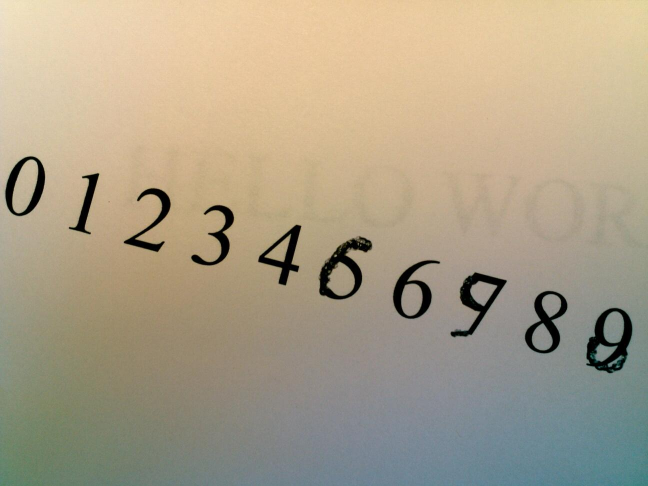
%> input picture server/received.jpg, 1296 x 972 px (shown at 1/2 size)
$ octave rotate.m   (GNU Octave 9; MATLAB toolbox functions it lacks are replaced by stand-ins)
%> lines starting %> are read from the running program, lines starting %| are printed output that depends on the picture; in (x1, y1, x2, y2) boxes, pixels count from 0 and x2, y2 are one past the last pixel; in counts of white or black regions, pixels touching at a corner belong together; the program's own positions count from 1
% Spring 2012, 18-551 Project
% Rotation script
% Still very buggy and susceptible to noise

img = imread('received.jpg');
%> img is the input picture: size 972x1296x3 uint8; mean R, G, B 171.2, 159.9, 137.1
f = fspecial('gaussian', [15 15], 30);
imgfil = imfilter(img, f,'replicate');
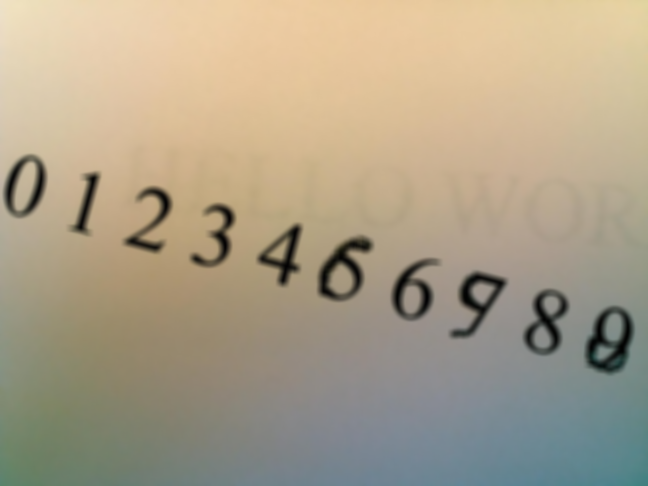
%> imgfil: size 972x1296x3 uint8 (shown at 1/2 size); mean R, G, B 171.2, 159.9, 137.1; mean of the top-left, top-right, bottom-left and bottom-right quarters 181, 181.6, 131.7, 130.1
imgray = rgb2gray(imgfil);
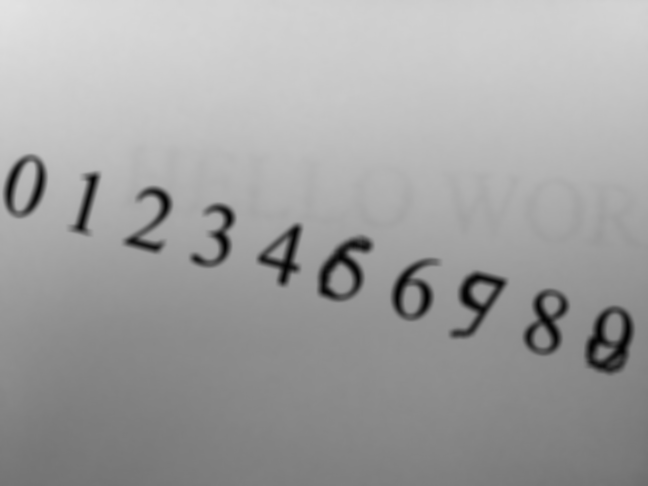
%> imgray: size 972x1296 uint8 (shown at 1/2 size); min 1, max 226, mean 160.7
%img = im2bw(img, 0.5);
imgbin = im2bw(imgray, 0.6);
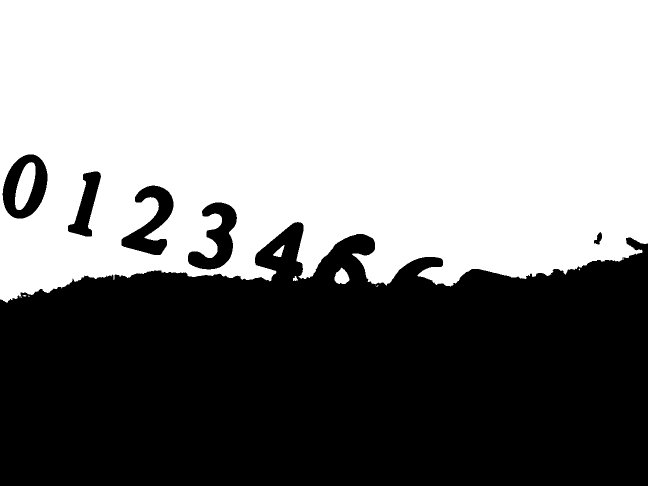
%> imgbin: size 972x1296 logical (shown at 1/2 size); 53.9% white; 6 black regions, box (x1, y1, x2, y2) and area: (0, 444, 1296, 972) 558602, (243, 371, 347, 510) 6297, (5, 309, 95, 437) 6227, (376, 405, 474, 539) 6168, (136, 343, 202, 473) 3829, (1188, 464, 1204, 489) 217

% Downsample to save time
imgbin = downsample(imgbin, 3);
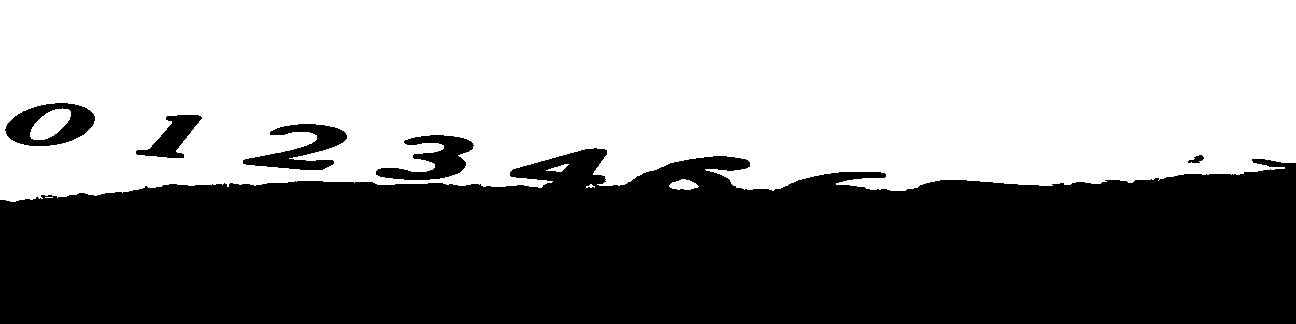
%> imgbin: size 324x1296 logical; 54% white; 6 black regions, box (x1, y1, x2, y2) and area: (0, 148, 1296, 324) 185750, (243, 124, 347, 170) 2091, (5, 103, 95, 146) 2083, (376, 135, 474, 180) 2067, (136, 115, 202, 158) 1273, (1188, 155, 1204, 163) 73
imgbin = downsample(imgbin', 3);
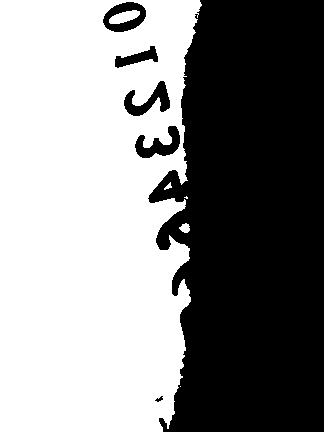
%> imgbin: size 432x324 logical; 54% white; 6 black regions, box (x1, y1, x2, y2) and area: (148, 0, 324, 432) 61898, (124, 81, 170, 116) 701, (103, 2, 146, 32) 694, (135, 126, 180, 158) 694, (115, 46, 158, 68) 423, (155, 396, 163, 402) 24
imgbin = imgbin';
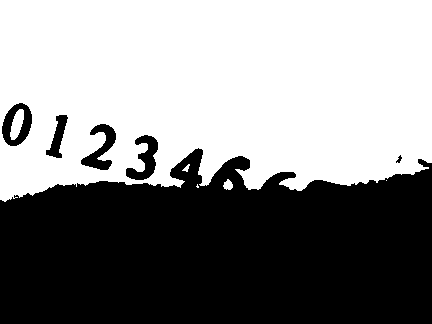
%> imgbin: size 324x432 logical; 54% white; 6 black regions, box (x1, y1, x2, y2) and area: (0, 148, 432, 324) 61898, (81, 124, 116, 170) 701, (2, 103, 32, 146) 694, (126, 135, 158, 180) 694, (46, 115, 68, 158) 423, (396, 155, 402, 163) 24

% Generating data
[rows cols] = find(imgbin == 0);
%> rows = 64434 values from 104 to 324; cols = 64434 values from 1 to 432
data = [rows cols];

% PCA
[v d] = eig(cov(data));
%> v = [-1 0.0245; 0.0245 1]; d = [2160.8 0; 0 15456.7]
d = rot90(d,2);
%> d = [15456.7 0; 0 2160.8]
v = fliplr(v);
%> v = [0.0245 -1; 1 0.0245]

angle = rad2deg(atan(v(1,1)*324/(v(2,1)*432)));
%> angle = 1.05
imgRot = imrotate(imgbin, -angle);
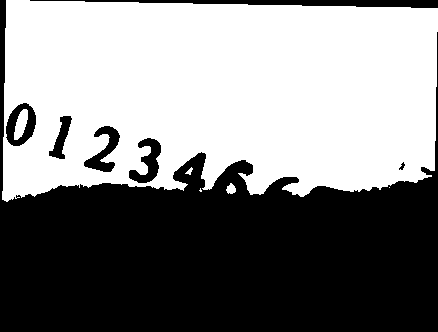
%> imgRot: size 332x438 logical; 51.9% white; 7 black regions, largest, box (x1, y1, x2, y2) and area: (0, 0, 438, 332) 65605, (30, 0, 438, 8) 1740, (84, 126, 120, 172) 701
imshow(imgRot);

$ run again, with server/sent.jpg copied over server/received.jpg
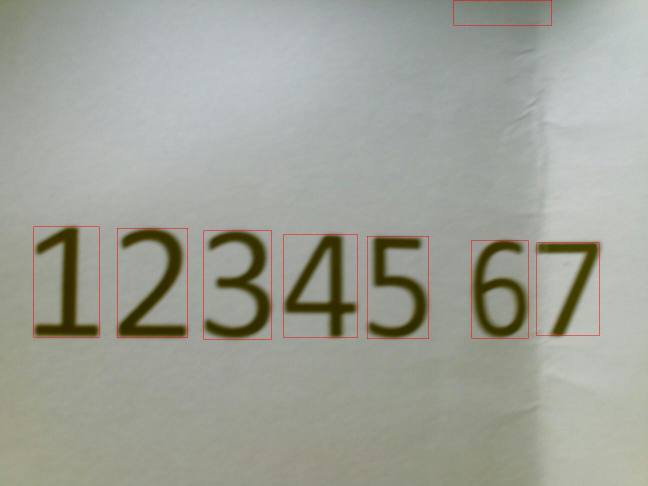
%> input picture server/sent.jpg, 1296 x 972 px (shown at 1/2 size)
%> img is the input picture: size 972x1296x3 uint8; mean R, G, B 159.2, 161.3, 151.8
%> `imgbin = imgbin';`:
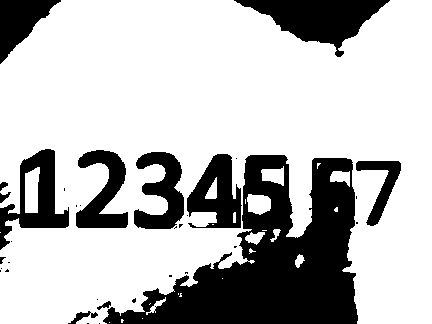
%> imgbin: size 324x432 logical; 73.3% white; 34 black regions (21 under 20 px), largest, box (x1, y1, x2, y2) and area: (103, 155, 358, 324) 20420, (234, 0, 390, 57) 4122, (0, 149, 69, 250) 2660
%> rows = 37372 values from 1 to 324; cols = 37372 values from 1 to 401
%> `[v d] = eig(cov(data));`: v = [-0.927 0.374; 0.374 0.927]; d = [8506.2 0; 0 11295.1]
%> `d = rot90(d,2);`: d = [11295.1 0; 0 8506.2]
%> `v = fliplr(v);`: v = [0.374 -0.927; 0.927 0.374]
%> angle = 16.83
%> `imgRot = imrotate(imgbin, -angle);`:
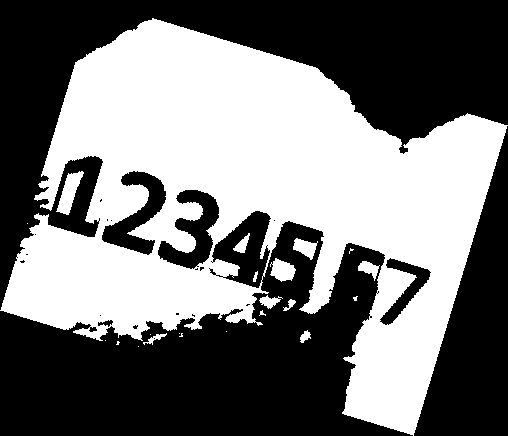
%> imgRot: size 436x508 logical; 46.3% white; 22 white regions (11 under 20 px), largest, box (x1, y1, x2, y2) and area: (0, 18, 508, 436) 100452, (56, 171, 84, 215) 575, (270, 258, 296, 282) 407
